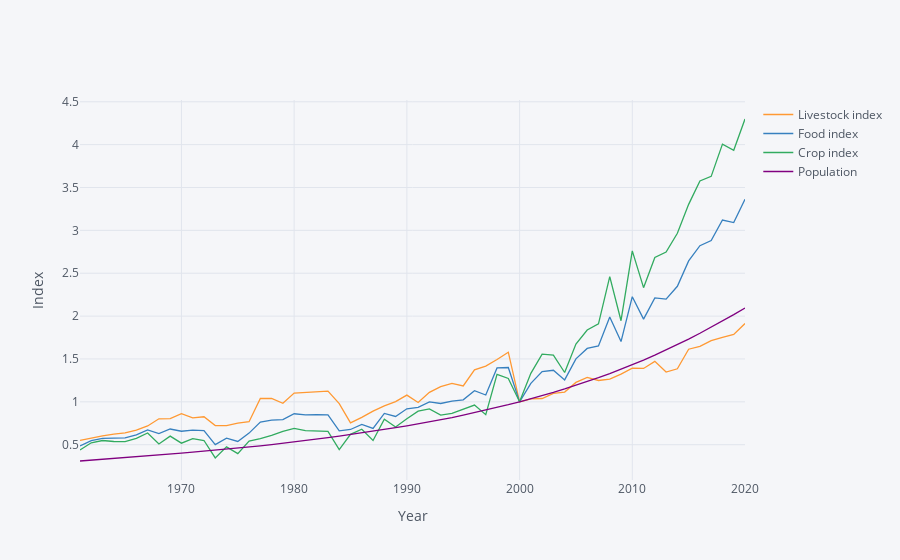

Write notebook code for a chart like this one.
### Markdown cell above
#Deliverable #6: Agricultural Supply

Relate changes in agricultural food supply
to changes in population.

What would Malthus think?

### Code cell
def fix_date_index(df):
    idx_vars = df.index.names
    new = df.reset_index()
    new.date = new.date.astype(int)
    return new.set_index(idx_vars)
configure_plotly_browser_state()

vars = {"AG.PRD.LVSK.XD":"Livestock index",
        "AG.PRD.FOOD.XD":"Food index",
        "AG.PRD.CROP.XD":"Crop index",
        "SP.POP.TOTL":"Population"}

food = fix_date_index(wbdata.get_dataframe(vars,country="NER")).dropna()
# Add population back...
Population = food.Population

# Weight indices by population

# No "WLD" or other regions; add up all countries
food = food.groupby('date').sum().replace(0,np.nan).dropna()


food.sort_index(inplace=True)

# Normalize so 2000 = 1
food = food/food.loc[2000,:]

food.iplot(xTitle="Year",yTitle="Index")
